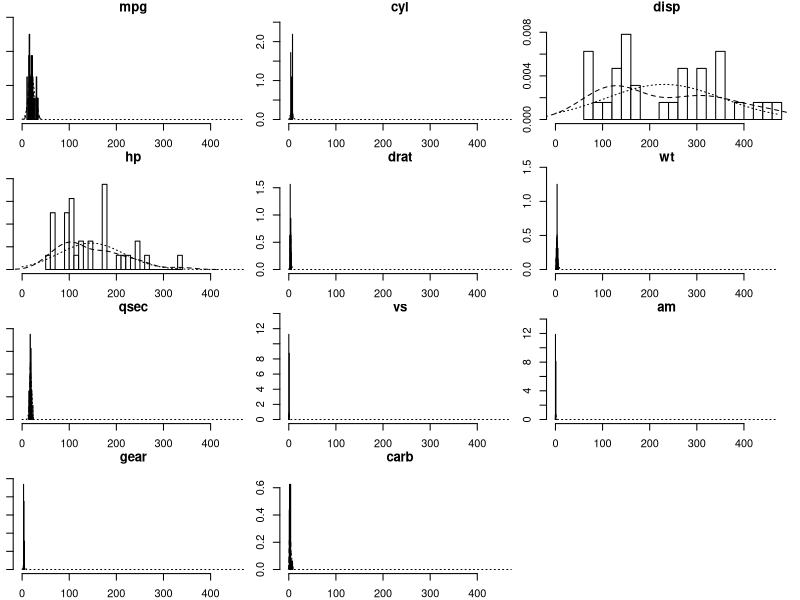
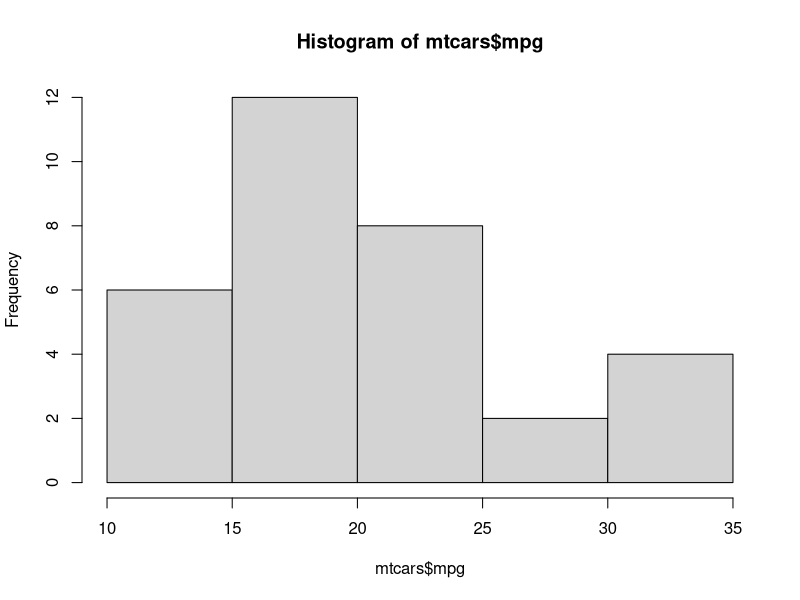
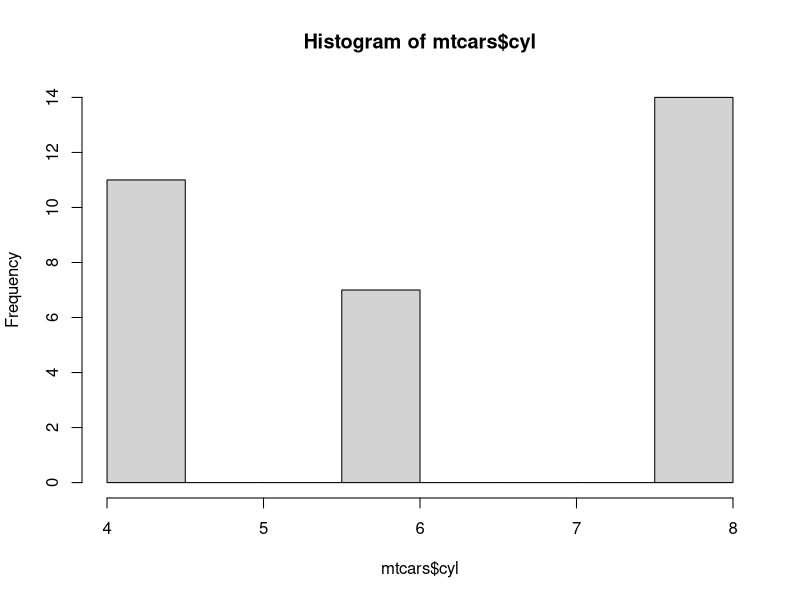
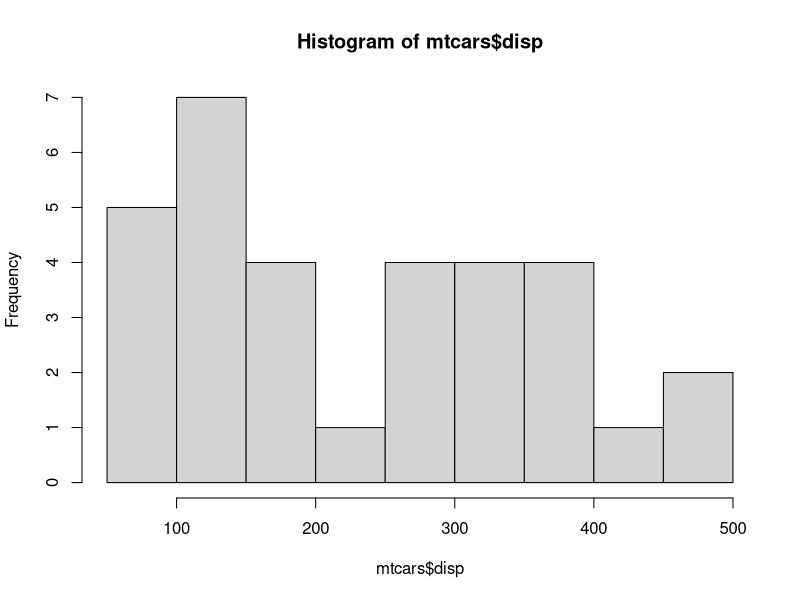
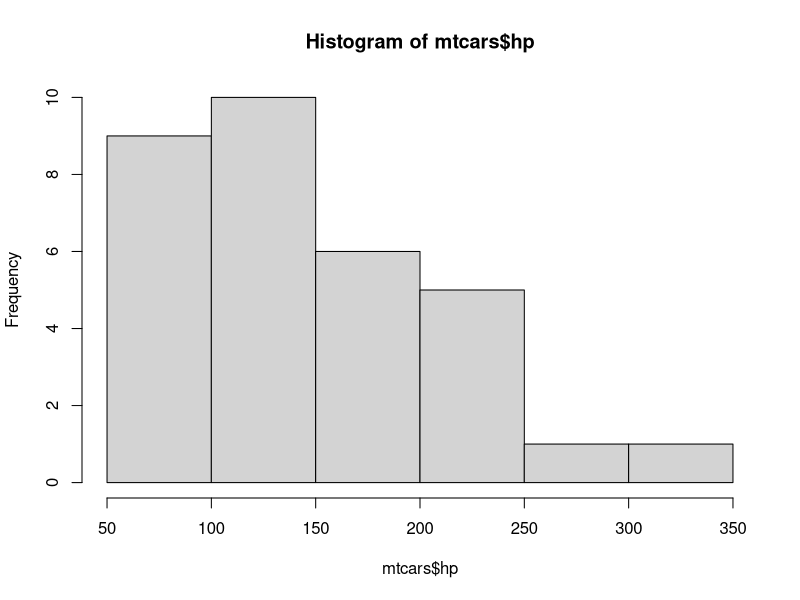
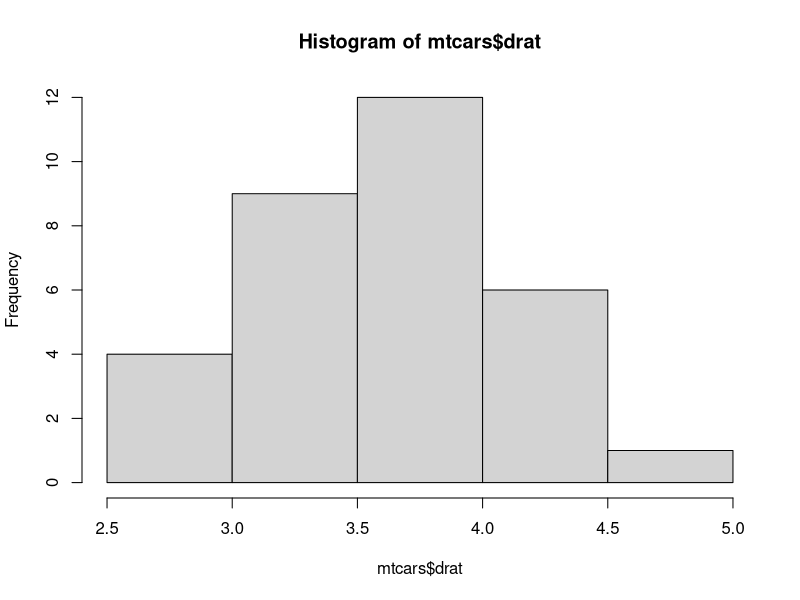
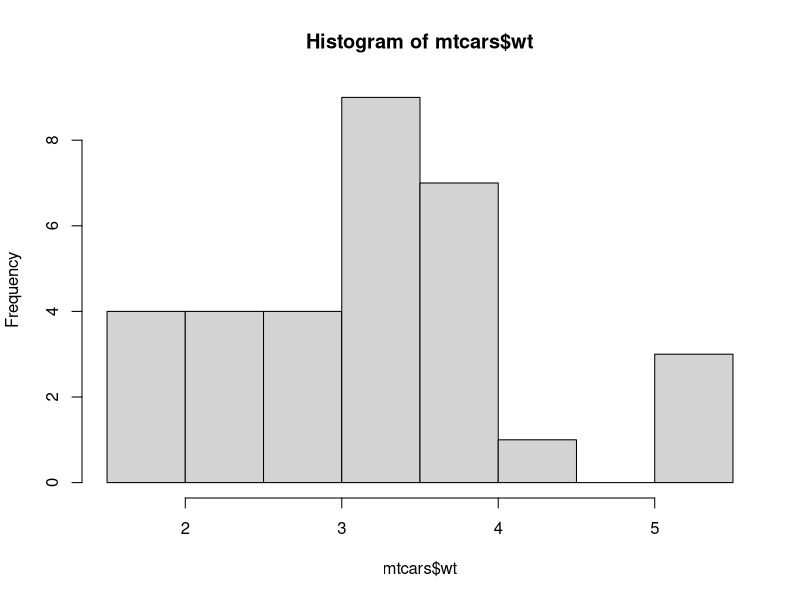
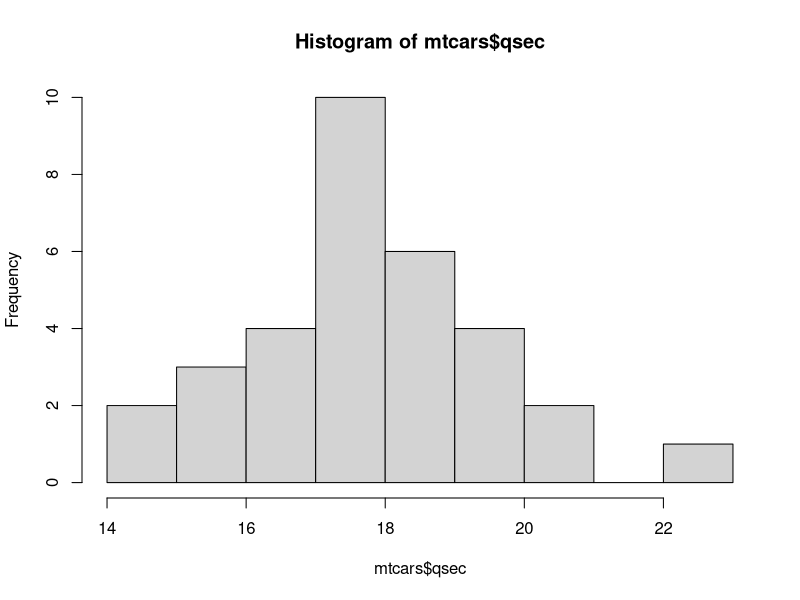

The R script that drew these images, in order:
# loading mtcars data into R
data('mtcars')

#view data set
View(mtcars)

# see structure of data
str(mtcars)

# Import psysch library for multi.hist command
library(psych)

#Histogram for all variables in one plot
multi.hist(mtcars)

#Histogram for all variables one by one
hist(mtcars$mpg)
hist(mtcars$cyl)
hist(mtcars$disp)
hist(mtcars$hp)
hist(mtcars$drat)
hist(mtcars$wt)
hist(mtcars$qsec)
hist(mtcars$vs)
hist(mtcars$am)
hist(mtcars$gear)
hist(mtcars$carb)
